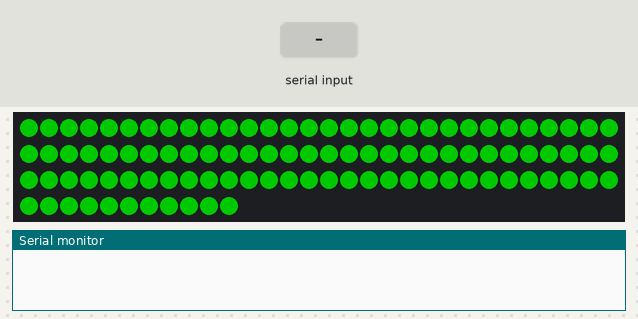
This sketch was run on a simulated Arduino Uno, built with avr-gcc and run on an emulated ATmega328P. Shown: 101 RGB LEDs in strip order, left to right, continuing on the next row, the last lines printed to the serial monitor. Inputs (shaded band) come from the test bench. Dim RGB values are drawn brighter than linear.

Above: at 1.9 s.
2.0 s: "90,45\n" received over Serial
At 4.2 s:
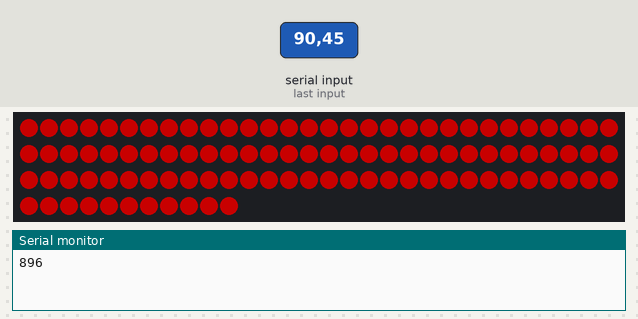
Timing chart, 0 to 5.7 s (numbered marks = the images above; inputs shaded):
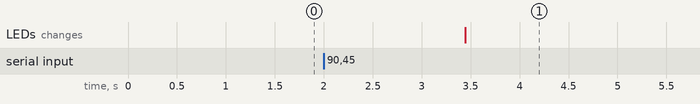

The sketch:

exhibition.ino
```cpp
#include <Adafruit_DotStar.h>
#include <SPI.h>
#define DATAPIN    4
#define CLOCKPIN   5
#define NUMPIXELS 101
int score = 1;

int digit1 = 0;
int digit2 = 2;
int digit3 = 2;


Adafruit_DotStar strip = Adafruit_DotStar(NUMPIXELS, DATAPIN, CLOCKPIN);

void setup() {

// Open serial connection.
Serial.begin(9600);
strip.begin(); // Initialize pins for output
strip.show();  // Turn all LEDs off ASAP
for(byte x=0;x<101;x++){
  strip.setBrightness(100);
  strip.setPixelColor(x, 0, 255, 0);
  strip.show();
  }

}


void loop () {
  // wait for serial. When it has received 3 digits..
  if (Serial.available() >= 3) {
    digit1 = Serial.read() - 48; // convert first digit
    digit2 = Serial.read() - 48;
    digit3 = Serial.read() - 48;

    score =  (digit1 * 100) + (digit2 * 10) + digit3;  // put the digits back together again.
    Serial.print(score);

  // would be nice to have a screensaver pattern.


    for(byte x=0;x<101;x++){    // For all the pixels, turn them RED
      strip.setBrightness(100);
      strip.setPixelColor(x, 0, 255, 0);
      strip.show();
    }
    for(byte x=0;x<score;x++){ // For the score-number turn them green
      strip.setPixelColor(x, 255, 0, 0);
      strip.show();
    }
    delay(10);
  }

}
```

Measured:
- after the input at 2.0 s, the LEDs: change after 1.4 s (image 1)
